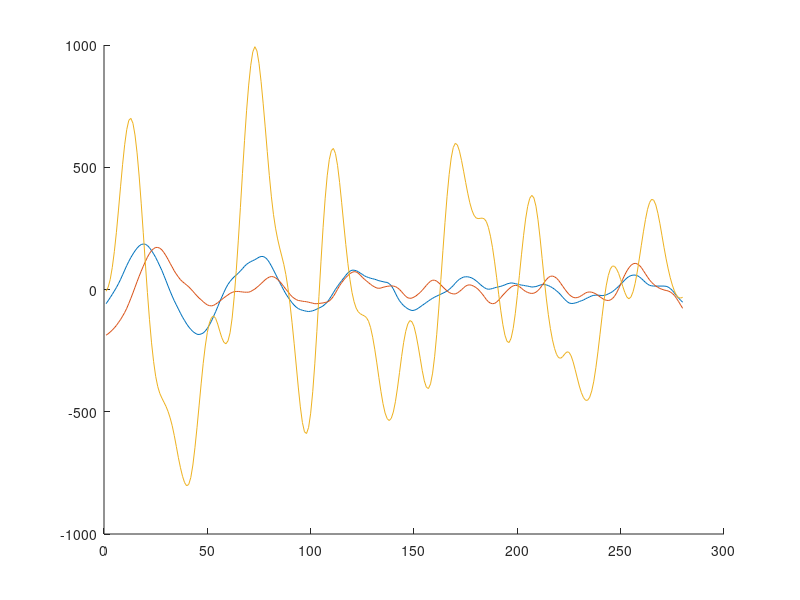

Recreate this plot in MATLAB. (Note: this script raises an error after producing the figure.)
clc, close all, clear all
load('crossAccAt28930.mat')

accRes = 16*2 + 14;
res = 32;
crossAcc = crossAcc/ (2^(accRes-res+1));
crossAcc = round(crossAcc);

hold on;
plot(crossAcc(:,1))
plot(crossAcc(:,2))
plot(crossAcc(:,3))

crossAcc = mod(crossAcc, 2^(res-1)) -(2^(res-1))*floor(crossAcc./(2^(res-1)));

str1="";
str2="";
str3="";
for i=1:length(crossAcc(:,1))
    A = dec2bin(abs(crossAcc(i,1)), res);
    B = dec2bin(abs(crossAcc(i,2)), res);
    C = dec2bin(abs(crossAcc(i,3)), res);
    str1 = str1+A + "\n";
    str2 = str1+B + "\n";
    str3 = str1+C + "\n";
end

fileId = fopen("corr1.txt", 'w');
fprintf(fileId, str1);
fclose(fileId);
fileId = fopen("corr2.txt", 'w');
fprintf(fileId, str1);
fclose(fileId);
fileId = fopen("corr3.txt", 'w');
fprintf(fileId, str1);
fclose(fileId);
